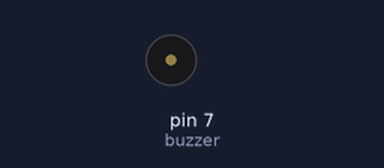
The sketch below on a simulated Arduino Uno, built with avr-gcc and run on an emulated ATmega328P. On the bench: buzzer (waves = sounding).

Above: at 2.4 s.
At 11.17 s:
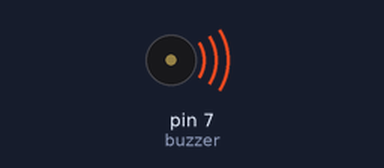
Timing chart, 0 to 11.5 s (numbered marks = the images above):
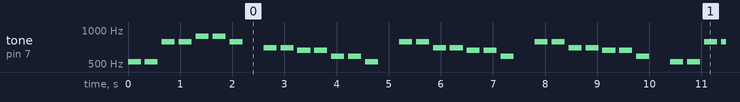

The sketch:

buzzer.ino
```cpp
#include <pitches.h>

int buzzer = 7;
void setup() {
  pinMode(buzzer, OUTPUT);
  Serial.begin(9600);
}

void loop() {
  littlestar();
}

void littlestar() {

  int note[] = {
    NOTE_C5, NOTE_C5, NOTE_G5, NOTE_G5, NOTE_A5, NOTE_A5, NOTE_G5, 0, NOTE_F5, NOTE_F5, NOTE_E5, NOTE_E5, NOTE_D5, NOTE_D5, NOTE_C5, 0 ,
    NOTE_G5, NOTE_G5, NOTE_F5, NOTE_F5, NOTE_E5, NOTE_E5, NOTE_D5, 0, NOTE_G5, NOTE_G5, NOTE_F5, NOTE_F5, NOTE_E5, NOTE_E5, NOTE_D5, 0 ,
    NOTE_C5, NOTE_C5, NOTE_G5, NOTE_G5, NOTE_A5, NOTE_A5, NOTE_G5, 0, NOTE_F5, NOTE_F5, NOTE_E5, NOTE_E5, NOTE_D5, NOTE_D5, NOTE_C5, 0
  };

  for (int i = 0 ; i < sizeof(note) / sizeof(int) ; i++) {
    int d = 1000 / 4; //4分之1拍
    tone(buzzer , note[i] , d);
    int p = d * 1.3;
    delay(p);
    noTone(buzzer);


  }
  delay(2000);
}
```

Measured:
- by itself, tone on pin 7 (buzzer): plays 523 Hz for 0.25 s, 523 Hz for 0.25 s, 784 Hz for 0.25 s, 784 Hz for 0.25 s, 880 Hz for 0.25 s, 880 Hz for 0.25 s … (313 notes in this stretch)
